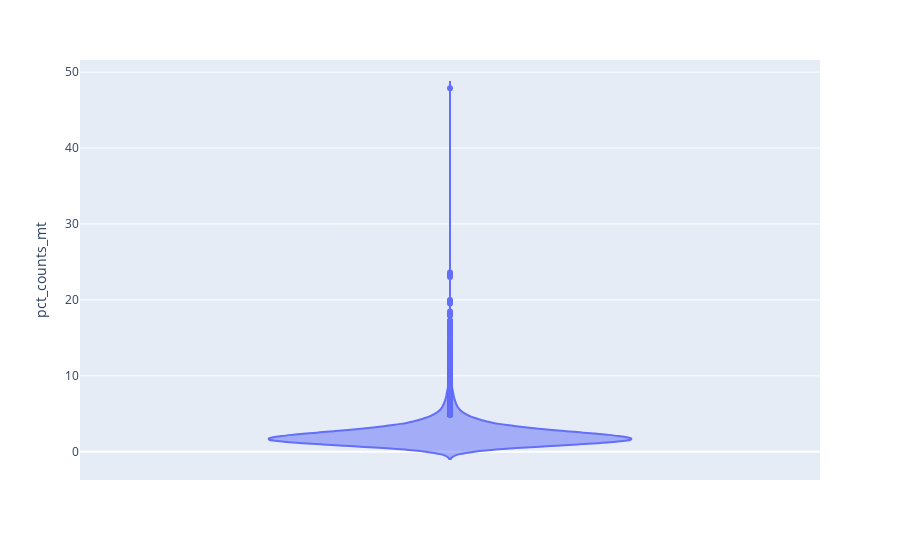

The code cell stored with this chart in its notebook:
### Code cell
p2 = px.violin(adata.obs, y="pct_counts_mt")
p2

### Figure 1 — Plotly figure (JSON) as saved in the notebook; plotly's stock layout.template omitted (floating-point values rounded to 4 significant figures; data arrays with more than 128 entries replaced by an {"elided": "..."} marker saying what was removed)
{"data": [{"alignmentgroup": "True", "box": {"visible": false}, "hovertemplate": "pct_counts_mt=%{y}<extra></extra>", "legendgroup": "", "marker": {"color": "#636efa"}, "name": "", "offsetgroup": "", "orientation": "v", "scalegroup": "True", "showlegend": false, "type": "violin", "x0": " ", "xaxis": "x", "y": {"elided": "16934 float values"}, "y0": " ", "yaxis": "y"}], "layout": {"legend": {"tracegroupgap": 0}, "margin": {"t": 60}, "violinmode": "group", "xaxis": {"anchor": "y", "domain": [0, 1]}, "yaxis": {"anchor": "x", "domain": [0, 1], "title": {"text": "pct_counts_mt"}}}}
